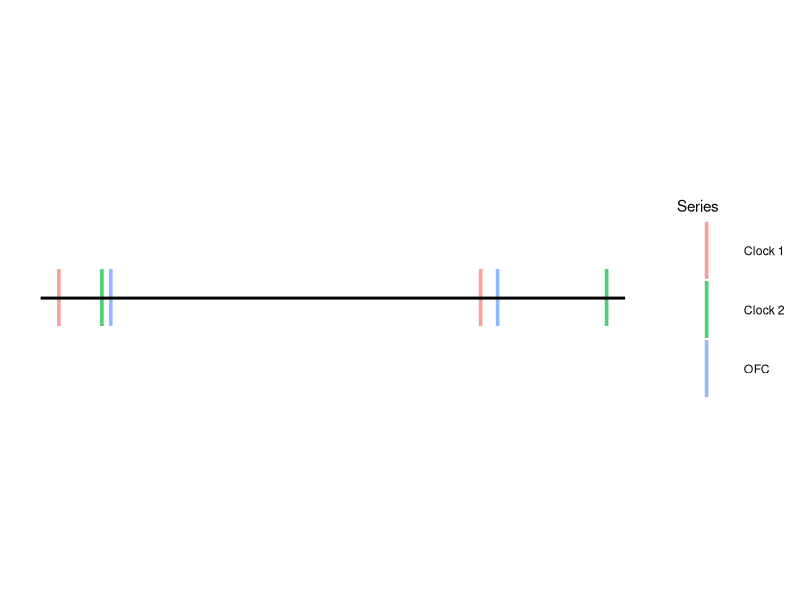

R code for this plot:
## ---- chunk 1
knitr::opts_chunk$set(echo = FALSE)
library(tidyverse)
library(MASS)
## ---- chunk 2
library(ggplot2) 
x <- 60535
comb <- c(x + 0.71, x + 0.92)
al <- c(x + 0.6818403, x + 0.9108218 )
sr <- c(x + 0.705143550906, x + 0.9791847021)
df <- data.frame(c("Clock 1", "Clock 2", "OFC"), rbind(al, sr, comb))
colnames(df) <- c("Series", "start", "end")
rownames(df) <- NULL
df_plot <- data.frame(Series = rep(df$Series,2), time = c(df$start, df$end)) 

ggplot(df_plot) +
  geom_point(aes(x=time, y=0, color=Series), size = 15, shape="|", alpha=0.7)  +
  annotate("segment", x=min(df$start)-0.01, xend=max(df$end)+0.01, y=0, yend=0, linewidth=1) +
#  annotate("segment", x=min(df$start)-0.01, xend=min(df$start)-0.01, y=-0.0001, yend=0.0001, linewidth=2) +
#  annotate("segment", x=max(df$end)+0.01, xend=max(df$end)+0.01, y=-0.0001, yend=0.0001, linewidth=2) +
#  geom_text(aes(label = x), col="white") +
  scale_x_continuous(limits = c(min(df$start)-0.01, max(df$end)+0.01)) +
  scale_y_continuous(limits = c(-0.001,0.001)) +
#  scale_color_manual(values = unname(colours)) + 
  theme(panel.background = element_blank(),
        axis.text = element_blank(),
        axis.ticks = element_blank(),
        axis.title = element_blank())
